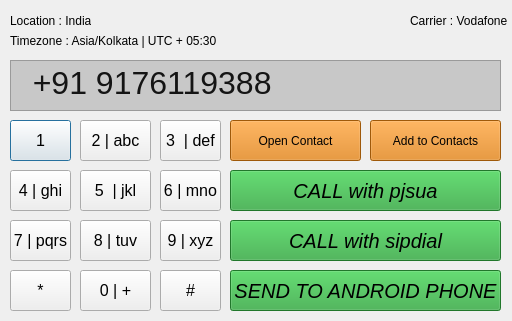
<?xml version="1.0" encoding="UTF-8"?>
<ui version="4.0">
 <class>Dialog</class>
 <widget class="QDialog" name="Dialog">
  <property name="geometry">
   <rect>
    <x>0</x>
    <y>0</y>
    <width>512</width>
    <height>321</height>
   </rect>
  </property>
  <property name="windowTitle">
   <string>Dialer</string>
  </property>
  <widget class="QPlainTextEdit" name="plainTextEdit">
   <property name="geometry">
    <rect>
     <x>10</x>
     <y>60</y>
     <width>491</width>
     <height>51</height>
    </rect>
   </property>
   <property name="font">
    <font>
     <pointsize>24</pointsize>
    </font>
   </property>
   <property name="layoutDirection">
    <enum>Qt::RightToLeft</enum>
   </property>
   <property name="styleSheet">
    <string notr="true">background-color: rgb(200, 200, 200); color : rgb(20, 20, 20);</string>
   </property>
   <property name="plainText">
    <string>  +91 9176119388</string>
   </property>
  </widget>
  <widget class="QPushButton" name="pushButton">
   <property name="geometry">
    <rect>
     <x>10</x>
     <y>120</y>
     <width>61</width>
     <height>41</height>
    </rect>
   </property>
   <property name="font">
    <font>
     <pointsize>12</pointsize>
    </font>
   </property>
   <property name="text">
    <string>1</string>
   </property>
  </widget>
  <widget class="QPushButton" name="pushButton_2">
   <property name="geometry">
    <rect>
     <x>80</x>
     <y>120</y>
     <width>71</width>
     <height>41</height>
    </rect>
   </property>
   <property name="font">
    <font>
     <pointsize>12</pointsize>
    </font>
   </property>
   <property name="text">
    <string>2 | abc</string>
   </property>
  </widget>
  <widget class="QPushButton" name="pushButton_3">
   <property name="geometry">
    <rect>
     <x>160</x>
     <y>120</y>
     <width>61</width>
     <height>41</height>
    </rect>
   </property>
   <property name="font">
    <font>
     <pointsize>12</pointsize>
    </font>
   </property>
   <property name="text">
    <string>3  | def</string>
   </property>
  </widget>
  <widget class="QPushButton" name="pushButton_4">
   <property name="geometry">
    <rect>
     <x>80</x>
     <y>170</y>
     <width>71</width>
     <height>41</height>
    </rect>
   </property>
   <property name="font">
    <font>
     <pointsize>12</pointsize>
    </font>
   </property>
   <property name="text">
    <string>5  | jkl</string>
   </property>
  </widget>
  <widget class="QPushButton" name="pushButton_5">
   <property name="geometry">
    <rect>
     <x>160</x>
     <y>170</y>
     <width>61</width>
     <height>41</height>
    </rect>
   </property>
   <property name="font">
    <font>
     <pointsize>12</pointsize>
    </font>
   </property>
   <property name="text">
    <string>6 | mno</string>
   </property>
  </widget>
  <widget class="QPushButton" name="pushButton_6">
   <property name="geometry">
    <rect>
     <x>10</x>
     <y>170</y>
     <width>61</width>
     <height>41</height>
    </rect>
   </property>
   <property name="font">
    <font>
     <pointsize>12</pointsize>
    </font>
   </property>
   <property name="text">
    <string>4 | ghi</string>
   </property>
  </widget>
  <widget class="QPushButton" name="pushButton_7">
   <property name="geometry">
    <rect>
     <x>10</x>
     <y>220</y>
     <width>61</width>
     <height>41</height>
    </rect>
   </property>
   <property name="font">
    <font>
     <pointsize>12</pointsize>
    </font>
   </property>
   <property name="text">
    <string>7 | pqrs</string>
   </property>
  </widget>
  <widget class="QPushButton" name="pushButton_8">
   <property name="geometry">
    <rect>
     <x>80</x>
     <y>220</y>
     <width>71</width>
     <height>41</height>
    </rect>
   </property>
   <property name="font">
    <font>
     <pointsize>12</pointsize>
    </font>
   </property>
   <property name="text">
    <string>8 | tuv</string>
   </property>
  </widget>
  <widget class="QPushButton" name="pushButton_9">
   <property name="geometry">
    <rect>
     <x>160</x>
     <y>220</y>
     <width>61</width>
     <height>41</height>
    </rect>
   </property>
   <property name="font">
    <font>
     <pointsize>12</pointsize>
    </font>
   </property>
   <property name="text">
    <string>9 | xyz</string>
   </property>
  </widget>
  <widget class="QPushButton" name="pushButton_10">
   <property name="geometry">
    <rect>
     <x>160</x>
     <y>270</y>
     <width>61</width>
     <height>41</height>
    </rect>
   </property>
   <property name="font">
    <font>
     <pointsize>12</pointsize>
    </font>
   </property>
   <property name="text">
    <string>#</string>
   </property>
  </widget>
  <widget class="QPushButton" name="pushButton_11">
   <property name="geometry">
    <rect>
     <x>10</x>
     <y>270</y>
     <width>61</width>
     <height>41</height>
    </rect>
   </property>
   <property name="font">
    <font>
     <pointsize>12</pointsize>
    </font>
   </property>
   <property name="text">
    <string>*</string>
   </property>
  </widget>
  <widget class="QPushButton" name="pushButton_12">
   <property name="geometry">
    <rect>
     <x>80</x>
     <y>270</y>
     <width>71</width>
     <height>41</height>
    </rect>
   </property>
   <property name="font">
    <font>
     <pointsize>12</pointsize>
    </font>
   </property>
   <property name="text">
    <string>0 | +</string>
   </property>
  </widget>
  <widget class="QPushButton" name="pushButton_14">
   <property name="geometry">
    <rect>
     <x>230</x>
     <y>120</y>
     <width>131</width>
     <height>41</height>
    </rect>
   </property>
   <property name="styleSheet">
    <string notr="true">background-color: rgb(222, 125, 13); color : black;</string>
   </property>
   <property name="text">
    <string>Open Contact</string>
   </property>
  </widget>
  <widget class="QPushButton" name="pushButton_15">
   <property name="geometry">
    <rect>
     <x>230</x>
     <y>170</y>
     <width>271</width>
     <height>41</height>
    </rect>
   </property>
   <property name="font">
    <font>
     <pointsize>15</pointsize>
     <italic>true</italic>
    </font>
   </property>
   <property name="styleSheet">
    <string notr="true">background-color: rgb(46, 166, 60); color : black;</string>
   </property>
   <property name="text">
    <string>CALL with pjsua</string>
   </property>
  </widget>
  <widget class="QPushButton" name="pushButton_16">
   <property name="geometry">
    <rect>
     <x>370</x>
     <y>120</y>
     <width>131</width>
     <height>41</height>
    </rect>
   </property>
   <property name="styleSheet">
    <string notr="true">background-color: rgb(222, 125, 13); color : black;</string>
   </property>
   <property name="text">
    <string>Add to Contacts</string>
   </property>
  </widget>
  <widget class="QLabel" name="label">
   <property name="geometry">
    <rect>
     <x>10</x>
     <y>10</y>
     <width>81</width>
     <height>21</height>
    </rect>
   </property>
   <property name="text">
    <string>Location : India</string>
   </property>
  </widget>
  <widget class="QLabel" name="label_2">
   <property name="geometry">
    <rect>
     <x>410</x>
     <y>10</y>
     <width>101</width>
     <height>21</height>
    </rect>
   </property>
   <property name="text">
    <string>Carrier : Vodafone</string>
   </property>
  </widget>
  <widget class="QLabel" name="label_3">
   <property name="geometry">
    <rect>
     <x>10</x>
     <y>30</y>
     <width>211</width>
     <height>21</height>
    </rect>
   </property>
   <property name="text">
    <string>Timezone : Asia/Kolkata | UTC + 05:30</string>
   </property>
  </widget>
  <widget class="QPushButton" name="pushButton_17">
   <property name="geometry">
    <rect>
     <x>230</x>
     <y>270</y>
     <width>271</width>
     <height>41</height>
    </rect>
   </property>
   <property name="font">
    <font>
     <pointsize>15</pointsize>
     <italic>true</italic>
    </font>
   </property>
   <property name="styleSheet">
    <string notr="true">background-color: rgb(46, 166, 60); color : black;</string>
   </property>
   <property name="text">
    <string>SEND TO ANDROID PHONE</string>
   </property>
  </widget>
  <widget class="QPushButton" name="pushButton_18">
   <property name="geometry">
    <rect>
     <x>230</x>
     <y>220</y>
     <width>271</width>
     <height>41</height>
    </rect>
   </property>
   <property name="font">
    <font>
     <pointsize>15</pointsize>
     <italic>true</italic>
    </font>
   </property>
   <property name="styleSheet">
    <string notr="true">background-color: rgb(46, 166, 60); color : black;</string>
   </property>
   <property name="text">
    <string>CALL with sipdial</string>
   </property>
  </widget>
 </widget>
 <resources/>
 <connections/>
</ui>
